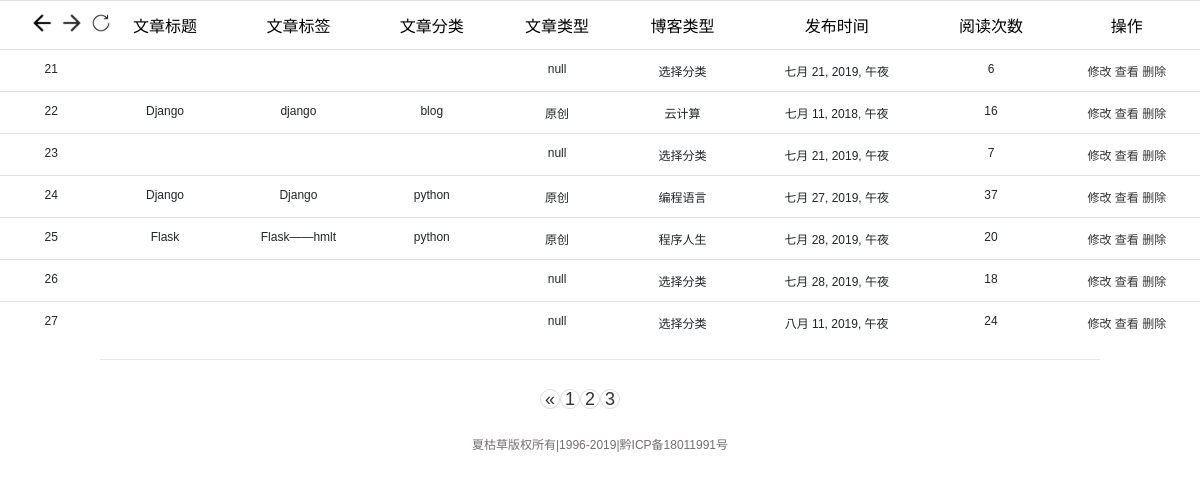
The app's page /update?page=3, older data.
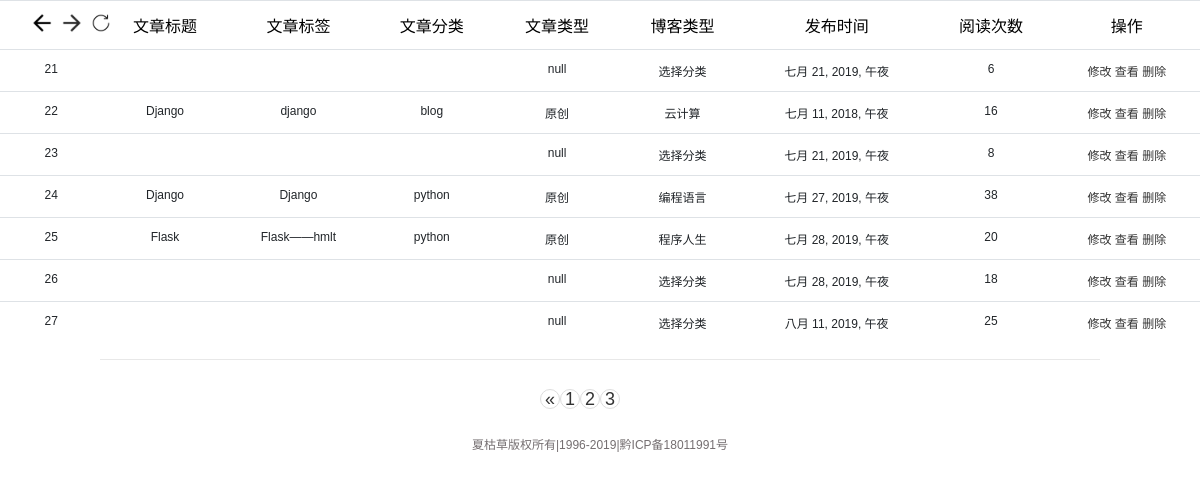
The same page, newer data.
### blog_app/models.py (models this page shows)
class Article(models.Model):
    title = models.CharField(max_length=20)  # 标题
    label = models.CharField(max_length=20)  # 标签
    put_date = models.DateTimeField('date published')  # 提交时间
    title_class = models.CharField(max_length=20)  # 文章分类
    text_type = models.CharField(max_length=20)  # 文章类型
    blog_type = models.CharField(max_length=20)  # 博客类型
    text_content = models.CharField(max_length=10000)  # 文章内容
    click_num = models.IntegerField(default=0)  # 文章阅读量

### blog_app/views.py (the view)
# urls.py: path('update', views.update, name='update'),
def update(request):
    update_val = Article.objects.all()
    update_val = [item for item in update_val]
    update_val = PageMode.Page(request, update_val, 10)  # 分页
    return render(request, 'markdown/update.html', {"update_val": update_val})

### utils/PageMode.py (called while the page is built)
def Page(request, count_value, page_count):
    paginator = Paginator(count_value, page_count)
    if request.method == "GET":
        page = request.GET.get("page")
        try:
            count_value = paginator.page(page)
        except PageNotAnInteger:
            count_value = paginator.page(1)
            pass
        except InvalidPage:
            return HttpResponse('找不到页面')
        except EmptyPage:
            count_value = paginator.page(paginator.num_pages)
    return count_value

### blog_app/templates/markdown/update.html (shortened to what this page needs)
<!DOCTYPE html>
<html lang="en">
<head>
        {% load static %}
        {% load bootstrap4 %}
        {% bootstrap_css %}
    <link href="{% static 'blog_app/css/base.css' %}" rel="stylesheet">
    <link href="{% static 'blog_app/css/update.css'%}" rel="stylesheet">
</head>
<body>
    <table class="table student-data-table">
        <thead class="table-title">
            <tr>
                 <td>
                     <div id="update-imag">
                         <img src="{%static 'blog_app/images/前进.png'%}">
                         <img src="{%static 'blog_app/images/后退.png'%}">
                         <img src="{%static 'blog_app/images/Update.png'%}">
                     </div>
                 </td>
                <td>文章标题</td>
                <td>文章标签</td>
                <td>文章分类</td>
                <td>文章类型</td>
                <td>博客类型</td>
                <td>发布时间</td>
                <td>阅读次数</td>
                <td class="article-center">
                    <span>操作</span>
                </td>
            </tr>
        </thead>
        <tbody>
            {% for item in update_val%}
            <tr>
                <td class="article-center">{{item.id}}</td>
                <td>{{item.title}}</td>
                <td>{{item.label}}</td>
                <td>{{item.title_class}}</td>
                <td>{{item.text_type}}</td>
                <td>{{item.blog_type}}</td>
                <td>{{item.put_date}}</td>
                <td>{{item.click_num}}</td>
                <td>
                    <a href="{% url 'amend'%}"><span>修改</span></a>
                    <a href="{{item.id}}/new"><span>查看</span></a>
                    <a href="{{item.id}}/new"><span>删除</span></a>
                </td>
            </tr>
            {%endfor%}
        </tbody>
    </table>
    <div class="paging">
        <nav aria-label="Page navigation">
          <ul class="pagination">
              {% if update_val.has_previous %}
                <li>
                  <a href="?page={{update_val.previous_page_number}}" aria-label="Previous">
                    <span aria-hidden="true">&laquo;</span>
                  </a>
                </li>
              {%endif%}
                {% for item in update_val.paginator.page_range%}
                    {% if item < 6 %}
                    <li><a href="?page={{item}}">{{item}}</a></li>
                    {% endif%}
                {% endfor%}
          </ul>
        </nav>
    </div>
{% include '../bottom.html'%}
</body>
</html>

### blog_app/templates/bottom.html
<footer>
  <p>夏枯草版权所有|1996-2019|黔ICP备18011991号</p>
</footer>

### blog_app/static/blog_app/css/base.css (style rules this page uses)
* { margin: 0; padding: 0 }
body { font: 12px "����", Arial, Helvetica, sans-serif; color: #756F71 }
img { border: 0; display: block }
ul { list-style: none; }
a:link, a:visited { text-decoration: none; color: #333; }
nav { float: right; width: 100%; margin: 30px 0 0 0; text-align: right }
nav a { position: relative; display: inline-block; font-size: 18px; font-family: "΢���ź�", Arial, Helvetica, sans-serif; }
footer { text-align: center; line-height: 40px; border-top: #E8E8E8 1px solid ; width:1000px; margin:auto }

### blog_app/static/blog_app/css/update.css (style rules this page uses)
.table-title { font-size: 16px; color: black; }
#update-imag img { border: 0; display: inline; width: 20px; margin-left: 5px; }
#update-imag { margin-right: -36px; }
.article-center { text-align: center; }
.table td, .table th { padding: .75rem; vertical-align: top; border-top: 1px solid #dee2e6; text-align: center; }
.paging > nav > ul > li { border: solid 1px #ddd; width: 20px; height: 20px; border-radius: 100px; text-align: center; padding-top: 3px; }
.paging > nav > ul > li >a { text-align: center; top: -4px; }
.paging > nav > ul { padding-left: 45%; }
.paging { margin: 0px auto; }

Row changes from the older to the newer data that the page shows:
changed Article id 23: click_num "7" → "8"
changed Article "编程语言": click_num "37" → "38"
changed Article "八月 11, 2019, 午夜": click_num "24" → "25"
